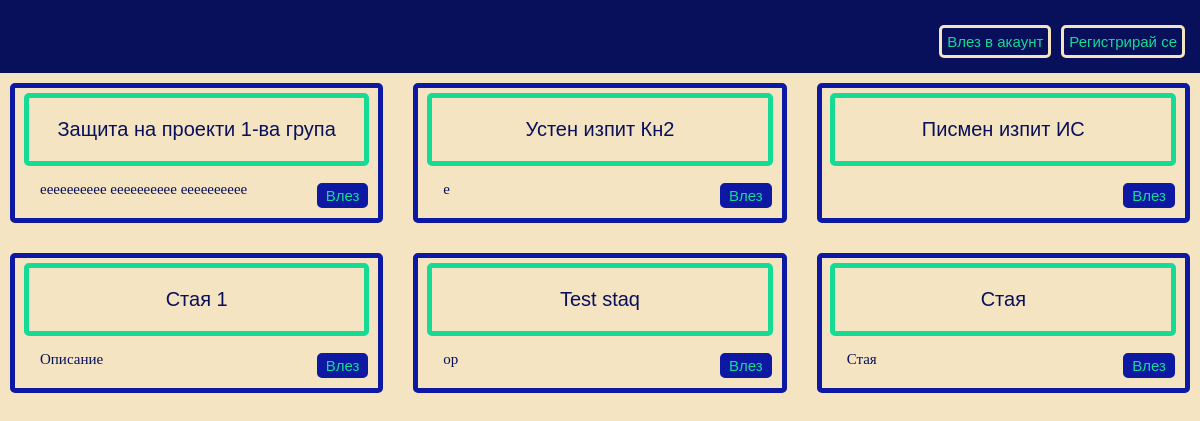
The app's page /lobby/lobby.php with its own data.
### tables this page shows
CREATE TABLE `rooms` (
  `room_id` int(11) NOT NULL,
  `creator_id` int(11) NOT NULL,
  `moderator_id` int(11) NOT NULL,
  `name` varchar(100) NOT NULL,
  `description` varchar(400) NOT NULL,
  `type` varchar(64) DEFAULT NULL,
  `url` varchar(400) DEFAULT NULL,
  `meeting_password` varchar(100) DEFAULT NULL,
  `break_until` datetime DEFAULT NULL,
  `avg_time` int(11) DEFAULT NULL,
  `passed_people` int(11) NOT NULL DEFAULT 0
);

### lobby/lobby.php (the view, shortened to what this page needs)
<!DOCTYPE html>
<html>
<head>
    <link rel="stylesheet" href="../lobby/lobby.css">
</head>
<body>
<header>
    <?php if(!isset($_SESSION["name"])) : ?>
    <form method="get" action="../registration/registration.php">
            <button  type="submit" class="header_button">Регистрирай се</button>
    </form>
    <form method="get" action="../login/login.php">
        <button type="submit" class="header_button">Влез в акаунт</button>
    </form>
    <?php endif; ?>
</header>
<div class="rooms_list">
<?php
$db = Database::getInstance();
$pdo = $db->getConnection();
$query = 'SELECT name, description, room_id FROM rooms';
$statements = $pdo->query($query);
$rows = $statements->fetchAll(PDO::FETCH_ASSOC);
if($rows){
    foreach($rows as $row){
        echo "<div class=\"room\">
        <div class=\"room_name\"><p>{$row['name']}</p></div>
        <div class=\"room_description\"><p>{$row['description']}</p></div>
        <button class=\"join_button\" type=\"button\"><a href=\"../room/room.php?room={$row['room_id']}\">Влез</a></button>
        </div>";
    }
}
?>
</div>
</body>
</html>

### lobby/lobby.css (style rules this page uses)
body { margin:0px; background-color: #f4e4c1; }
header { position:sticky; top:0; overflow:auto; padding:10px; background-color:#080f5b; color:#e4c580; font-size:20px; z-index:10; }
.rooms_list { display: grid; grid-template-columns: repeat(3, 1fr); gap: 10px; grid-auto-rows: minmax(100px, auto); }
.room { position:relative; margin:10px; padding:5px; border-style: solid; border-radius: 5px; border-width:5px; border-color:#0d19a3; background-color:#f4e4c1; }
.room_name { margin-left: auto; margin-right: auto; width: 95%; text-align:center; font-size:20px; font-family: Arial, Helvetica, sans-serif; border-style: solid; border-radius: 5px; border-width:5px; color: #080f5b; border-color:#15db95; }
.room_description { font-size:15px; margin-left:20px; color: #080f5b; }
.join_button { position:absolute; bottom:10px; right:10px; text-align: center; font-size:15px; border-style: solid; border-width: 3px; border-radius : 5px; color: #15db95; border-color:#0d19a3; background-color:#0d19a3; }
a:link, a:visited { text-decoration: none; color: #15db95; }
.header_button { float:right; margin:5px; margin-top:15px; padding: 5px; font-size:15px; text-align: center; border-style: solid; border-width: 3px; border-radius : 5px; color: #15db95; border-color:#f4e4c1; background-color:#080f5b; }

### records on screen
rooms: name "Защита на проекти 1-ва група", description "ееееееееее ееееееееее ееееееееее"
rooms: name "Устен изпит Кн2", description "е"
rooms: name "Писмен изпит ИС"
rooms: name "Стая 1", description "Описание"
rooms: name "Test staq", description "op"
rooms: name "Стая", description "Стая"
